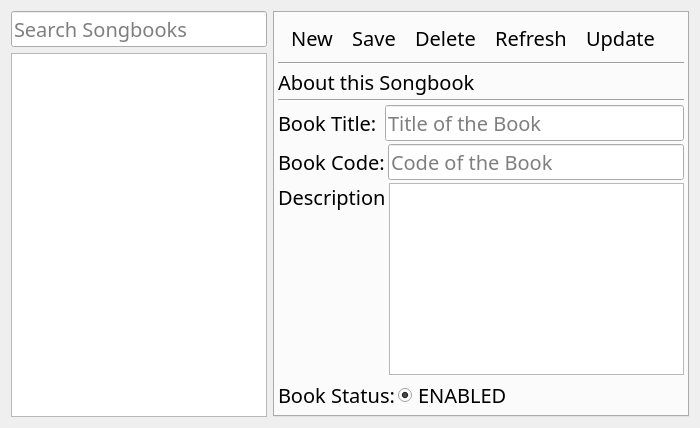
<?xml version="1.0" encoding="UTF-8"?>
<ui version="4.0">
 <class>AppSongbooks</class>
 <widget class="QDialog" name="AppSongbooks">
  <property name="geometry">
   <rect>
    <x>0</x>
    <y>0</y>
    <width>700</width>
    <height>408</height>
   </rect>
  </property>
  <property name="font">
   <font>
    <family>Trebuchet MS</family>
    <pointsize>15</pointsize>
   </font>
  </property>
  <property name="windowTitle">
   <string>Manage Songbooks</string>
  </property>
  <property name="windowIcon">
   <iconset resource="icons/icons.qrc">
    <normaloff>:/icons/appicon</normaloff>:/icons/appicon</iconset>
  </property>
  <property name="sizeGripEnabled">
   <bool>false</bool>
  </property>
  <layout class="QVBoxLayout" name="MainLayout">
   <item>
    <layout class="QHBoxLayout" name="CentralWidget">
     <property name="bottomMargin">
      <number>0</number>
     </property>
     <item>
      <layout class="QVBoxLayout" name="PanelLeft">
       <item>
        <widget class="QLineEdit" name="TxtSearch">
         <property name="sizePolicy">
          <sizepolicy hsizetype="Preferred" vsizetype="Fixed">
           <horstretch>0</horstretch>
           <verstretch>0</verstretch>
          </sizepolicy>
         </property>
         <property name="font">
          <font>
           <family>Trebuchet MS</family>
           <pointsize>15</pointsize>
          </font>
         </property>
         <property name="inputMask">
          <string/>
         </property>
         <property name="text">
          <string/>
         </property>
         <property name="placeholderText">
          <string>Search Songbooks</string>
         </property>
        </widget>
       </item>
       <item>
        <widget class="QListView" name="LstBooks">
         <property name="sizePolicy">
          <sizepolicy hsizetype="Preferred" vsizetype="Expanding">
           <horstretch>0</horstretch>
           <verstretch>0</verstretch>
          </sizepolicy>
         </property>
        </widget>
       </item>
      </layout>
     </item>
     <item>
      <layout class="QVBoxLayout" name="PanelRight">
       <item>
        <widget class="QTabWidget" name="BookTabs">
         <property name="enabled">
          <bool>true</bool>
         </property>
         <property name="sizePolicy">
          <sizepolicy hsizetype="Expanding" vsizetype="Expanding">
           <horstretch>0</horstretch>
           <verstretch>0</verstretch>
          </sizepolicy>
         </property>
         <property name="minimumSize">
          <size>
           <width>0</width>
           <height>0</height>
          </size>
         </property>
         <property name="font">
          <font>
           <family>Trebuchet MS</family>
           <pointsize>1</pointsize>
           <weight>50</weight>
           <bold>false</bold>
          </font>
         </property>
         <property name="tabPosition">
          <enum>QTabWidget::North</enum>
         </property>
         <property name="tabShape">
          <enum>QTabWidget::Triangular</enum>
         </property>
         <property name="currentIndex">
          <number>0</number>
         </property>
         <property name="elideMode">
          <enum>Qt::ElideNone</enum>
         </property>
         <property name="documentMode">
          <bool>false</bool>
         </property>
         <property name="tabsClosable">
          <bool>false</bool>
         </property>
         <property name="movable">
          <bool>true</bool>
         </property>
         <property name="tabBarAutoHide">
          <bool>true</bool>
         </property>
         <widget class="QWidget" name="TabPage1">
          <property name="sizePolicy">
           <sizepolicy hsizetype="Preferred" vsizetype="Fixed">
            <horstretch>0</horstretch>
            <verstretch>0</verstretch>
           </sizepolicy>
          </property>
          <property name="font">
           <font>
            <family>Trebuchet MS</family>
            <pointsize>15</pointsize>
            <weight>50</weight>
            <bold>false</bold>
           </font>
          </property>
          <property name="accessibleName">
           <string extracomment="This has to be equal to the tab title in all the main tabs">History</string>
          </property>
          <attribute name="title">
           <string/>
          </attribute>
          <layout class="QVBoxLayout" name="LayoutTabPage1">
           <property name="spacing">
            <number>3</number>
           </property>
           <property name="leftMargin">
            <number>3</number>
           </property>
           <property name="topMargin">
            <number>3</number>
           </property>
           <property name="rightMargin">
            <number>3</number>
           </property>
           <property name="bottomMargin">
            <number>3</number>
           </property>
           <item>
            <widget class="QToolBar" name="ToolbarEditor">
             <property name="sizePolicy">
              <sizepolicy hsizetype="Preferred" vsizetype="Fixed">
               <horstretch>0</horstretch>
               <verstretch>0</verstretch>
              </sizepolicy>
             </property>
             <property name="windowTitle">
              <string notr="true">toolBar1</string>
             </property>
             <property name="toolButtonStyle">
              <enum>Qt::ToolButtonTextBesideIcon</enum>
             </property>
             <addaction name="actionNew"/>
             <addaction name="actionSave"/>
             <addaction name="actionDelete"/>
             <addaction name="actionRefresh"/>
             <addaction name="actionUpdate"/>
            </widget>
           </item>
           <item>
            <widget class="Line" name="line">
             <property name="orientation">
              <enum>Qt::Horizontal</enum>
             </property>
            </widget>
           </item>
           <item>
            <widget class="QLabel" name="LblDescription">
             <property name="sizePolicy">
              <sizepolicy hsizetype="Minimum" vsizetype="Minimum">
               <horstretch>0</horstretch>
               <verstretch>0</verstretch>
              </sizepolicy>
             </property>
             <property name="text">
              <string>About this Songbook</string>
             </property>
            </widget>
           </item>
           <item>
            <widget class="Line" name="line_2">
             <property name="orientation">
              <enum>Qt::Horizontal</enum>
             </property>
            </widget>
           </item>
           <item>
            <layout class="QHBoxLayout" name="Layout1">
             <item>
              <widget class="QLabel" name="LblTitle">
               <property name="text">
                <string>Book Title: </string>
               </property>
              </widget>
             </item>
             <item>
              <widget class="QLineEdit" name="TxtTitle">
               <property name="placeholderText">
                <string>Title of the Book</string>
               </property>
              </widget>
             </item>
            </layout>
           </item>
           <item>
            <layout class="QHBoxLayout" name="Layout2">
             <item>
              <widget class="QLabel" name="LblCode">
               <property name="text">
                <string>Book Code:</string>
               </property>
              </widget>
             </item>
             <item>
              <widget class="QLineEdit" name="TxtCode">
               <property name="placeholderText">
                <string>Code of the Book</string>
               </property>
              </widget>
             </item>
            </layout>
           </item>
           <item>
            <layout class="QHBoxLayout" name="Layout3">
             <item>
              <widget class="QLabel" name="LblContent">
               <property name="sizePolicy">
                <sizepolicy hsizetype="Preferred" vsizetype="Preferred">
                 <horstretch>0</horstretch>
                 <verstretch>0</verstretch>
                </sizepolicy>
               </property>
               <property name="text">
                <string>Description</string>
               </property>
               <property name="alignment">
                <set>Qt::AlignLeading|Qt::AlignLeft|Qt::AlignTop</set>
               </property>
              </widget>
             </item>
             <item>
              <widget class="QPlainTextEdit" name="TxtContent">
               <property name="sizePolicy">
                <sizepolicy hsizetype="Expanding" vsizetype="Minimum">
                 <horstretch>0</horstretch>
                 <verstretch>0</verstretch>
                </sizepolicy>
               </property>
               <property name="placeholderText">
                <string extracomment="Description of the Book"/>
               </property>
              </widget>
             </item>
            </layout>
           </item>
           <item>
            <layout class="QHBoxLayout" name="LayoutStatus">
             <item>
              <widget class="QLabel" name="LblStatus">
               <property name="sizePolicy">
                <sizepolicy hsizetype="Fixed" vsizetype="Preferred">
                 <horstretch>0</horstretch>
                 <verstretch>0</verstretch>
                </sizepolicy>
               </property>
               <property name="text">
                <string>Book Status:</string>
               </property>
              </widget>
             </item>
             <item>
              <widget class="QRadioButton" name="BtnEnabled">
               <property name="sizePolicy">
                <sizepolicy hsizetype="Expanding" vsizetype="Fixed">
                 <horstretch>0</horstretch>
                 <verstretch>0</verstretch>
                </sizepolicy>
               </property>
               <property name="text">
                <string>ENABLED</string>
               </property>
               <property name="checked">
                <bool>true</bool>
               </property>
              </widget>
             </item>
            </layout>
           </item>
          </layout>
         </widget>
        </widget>
       </item>
      </layout>
     </item>
    </layout>
   </item>
  </layout>
  <action name="actionNew">
   <property name="icon">
    <iconset resource="icons/icons.qrc">
     <normaloff>:/icons/field_add</normaloff>:/icons/field_add</iconset>
   </property>
   <property name="text">
    <string>New</string>
   </property>
  </action>
  <action name="actionSave">
   <property name="icon">
    <iconset resource="icons/icons.qrc">
     <normaloff>:/icons/check.png</normaloff>:/icons/check.png</iconset>
   </property>
   <property name="text">
    <string>Save</string>
   </property>
   <property name="toolTip">
    <string>Save</string>
   </property>
  </action>
  <action name="actionDelete">
   <property name="icon">
    <iconset resource="icons/icons.qrc">
     <normaloff>:/icons/delete.png</normaloff>:/icons/delete.png</iconset>
   </property>
   <property name="text">
    <string>Delete</string>
   </property>
  </action>
  <action name="actionUpdate">
   <property name="icon">
    <iconset resource="icons/icons.qrc">
     <normaloff>:/icons/browser_open</normaloff>:/icons/browser_open</iconset>
   </property>
   <property name="text">
    <string>Update</string>
   </property>
  </action>
  <action name="actionRefresh">
   <property name="icon">
    <iconset resource="icons/icons.qrc">
     <normaloff>:/icons/refresh</normaloff>:/icons/refresh</iconset>
   </property>
   <property name="text">
    <string>Refresh</string>
   </property>
  </action>
 </widget>
 <resources>
  <include location="icons/icons.qrc"/>
 </resources>
 <connections/>
</ui>
